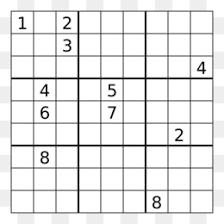
#> input picture sudoku.png, 224 x 224 px
$ jupyter execute 2.3.ipynb
#> lines starting #> are read from the running program, lines starting #| are printed output that depends on the picture; after the words box and inside, x2 and y2 are one past the last pixel; in counts of white or black regions, pixels touching at a corner belong together
# Transformada de Hough

## Detecção de Linhas

[cell 1]
import cv2
import numpy as np
import matplotlib.pyplot as plt

imgOrig = cv2.imread('sudoku.png')
#> imgOrig is the input picture: shape (224, 224, 3); min 0, max 255, mean 232.8
img = cv2.imread('sudoku.png')
gray = cv2.cvtColor(img,cv2.COLOR_BGR2GRAY)
edges = cv2.Canny(gray,50,150,apertureSize = 3)
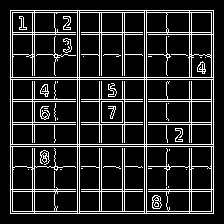
#> edges: shape (224, 224); 14.9% white in thin lines or dots, all inside (x1, y1, x2, y2) = (10, 10, 214, 214)

lines = cv2.HoughLines(edges,1,np.pi/180,200)
#> lines = [[10, 0], [77, 0], [79, 0], [144, 0], [146, 0], [213, 0], [10, 1.57], [77, 1.57], [79, 1.57], [144, 1.57], [146, 1.57], [213, 1.57]]
for line in lines:
    for rho,theta in line:
        a = np.cos(theta)
        b = np.sin(theta)
        x0 = a*rho
        y0 = b*rho
        x1 = int(x0 + 1000*(-b))
        y1 = int(y0 + 1000*(a))
        x2 = int(x0 - 1000*(-b))
        y2 = int(y0 - 1000*(a))
        cv2.line(img,(x1,y1),(x2,y2),(0,0,255),2)
#> this loop made 12 passes
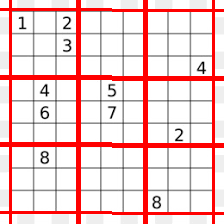
#> img: shape (224, 224, 3); 13.78% of pixels changed, all inside (x1, y1, x2, y2) = (0, 0, 224, 224)


# stacking images side-by-side
res = np.hstack((imgOrig, img))
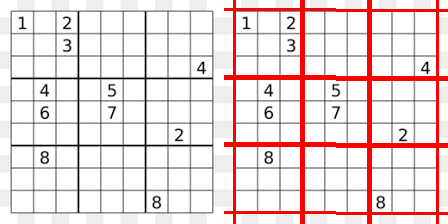
#> res: shape (224, 448, 3); mean B, G, R 220.3, 220.3, 237.9
plt.imshow(cv2.cvtColor(res, cv2.COLOR_BGR2RGB))
print(res.shape)
#| (224, 448, 3)

## Detecção de Circulos

[cell 2]
img = cv2.imread('coins2.jpeg',0)
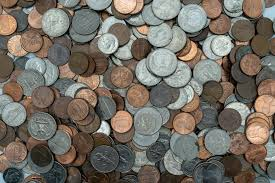
#> input picture coins2.jpeg, 275 x 183 px
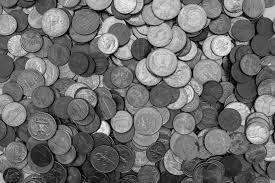
#> img: shape (183, 275); min 0, max 255, mean 110.6
imgOrig = cv2.imread('coins2.jpeg')
#> imgOrig is the input picture: shape (183, 275, 3); mean B, G, R 100.6, 109.9, 115.9

img = cv2.medianBlur(img,5)
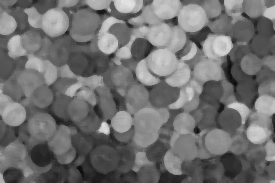
#> img: shape (183, 275); min 10, max 228, mean 112.4
cimg = cv2.cvtColor(img,cv2.COLOR_GRAY2BGR)

circles = cv2.HoughCircles(img,cv2.HOUGH_GRADIENT,1,20,
                            param1=50,param2=30,minRadius=0,maxRadius=0)
#> circles = 51 rows, first 8: [156.5, 87.5, 65.3], [211.5, 120.5, 59.7], [74.5, 65.5, 63.3], [102.5, 127.5, 55.6], [142.5, 117.5, 57.6], [72.5, 44.5, 42.2], [56.5, 81.5, 44.1], [221.5, 142.5, 44]

circles = np.uint16(np.around(circles))
#> circles = 51 rows, first 8: [156, 88, 65], [212, 120, 60], [74, 66, 63], [102, 128, 56], [142, 118, 58], [72, 44, 42], [56, 82, 44], [222, 142, 44]
for i in circles[0,:]:
    # draw the outer circle
    cv2.circle(cimg,(i[0],i[1]),i[2],(0,255,0),2)
    # draw the center of the circle
    cv2.circle(cimg,(i[0],i[1]),2,(0,0,255),3)
#> this loop made 51 passes
#> i on passes 1 to 12: [156, 88, 65], [212, 120, 60], [74, 66, 63], [102, 128, 56], [142, 118, 58], [72, 44, 42], [56, 82, 44], [222, 142, 44], [234, 106, 46], [134, 46, 44], [64, 114, 38], [190, 138, 39]
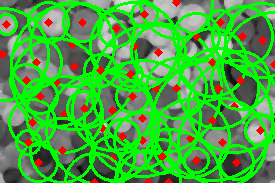
#> cimg: shape (183, 275, 3); mean B, G, R 63.1, 166.2, 72.7


# stacking images side-by-side
res = np.hstack((imgOrig, cimg))
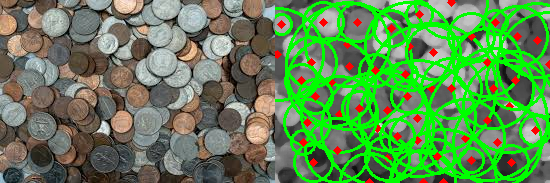
#> res: shape (183, 550, 3); mean B, G, R 81.8, 138.1, 94.3
plt.imshow(cv2.cvtColor(res, cv2.COLOR_BGR2RGB))
print(res.shape)
#| (183, 550, 3)
